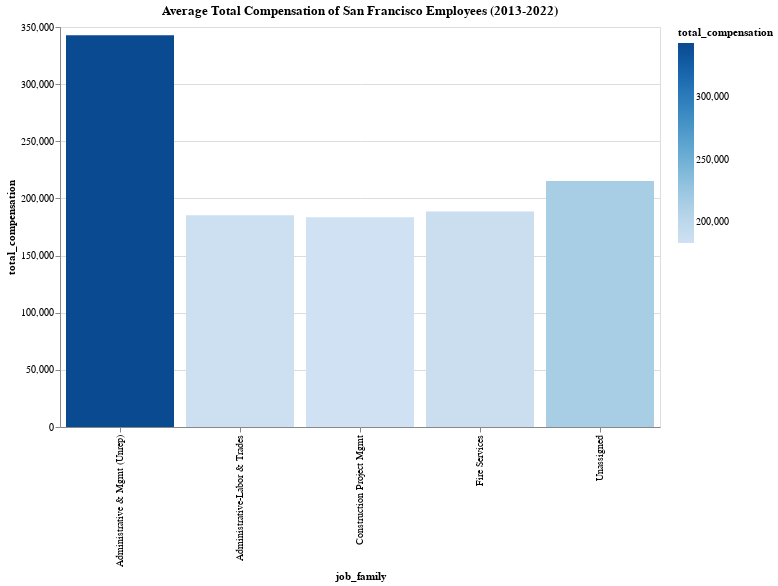

The notebook cell saved with this chart:
### Code cell
alt.Chart(groupby_money.head()).mark_bar().encode(
    x = "job_family",
    y = "total_compensation",
    color = "total_compensation"
    ).properties(title = "Average Total Compensation of San Francisco Employees (2013-2022)", height = 400, width = 600)

### Figure 1 — Vega-Lite specification as saved in the notebook (floating-point values rounded to 4 significant figures)
{"config": {"view": {"continuousWidth": 300, "continuousHeight": 300}}, "data": {"name": "data-cde80f7721d0aefe9282baa2d7c5d543"}, "mark": {"type": "bar"}, "encoding": {"color": {"field": "total_compensation", "type": "quantitative"}, "x": {"field": "job_family", "type": "nominal"}, "y": {"field": "total_compensation", "type": "quantitative"}}, "height": 400, "title": "Average Total Compensation of San Francisco Employees (2013-2022)", "width": 600, "$schema": "https://vega.github.io/schema/vega-lite/v5.6.1.json", "datasets": {"data-cde80f7721d0aefe9282baa2d7c5d543": [{"job_family": "Administrative & Mgmt (Unrep)", "total_compensation": 342700.0}, {"job_family": "Unassigned", "total_compensation": 215200.0}, {"job_family": "Fire Services", "total_compensation": 188600.0}, {"job_family": "Administrative-Labor & Trades", "total_compensation": 185300.0}, {"job_family": "Construction Project Mgmt", "total_compensation": 183600.0}]}}
